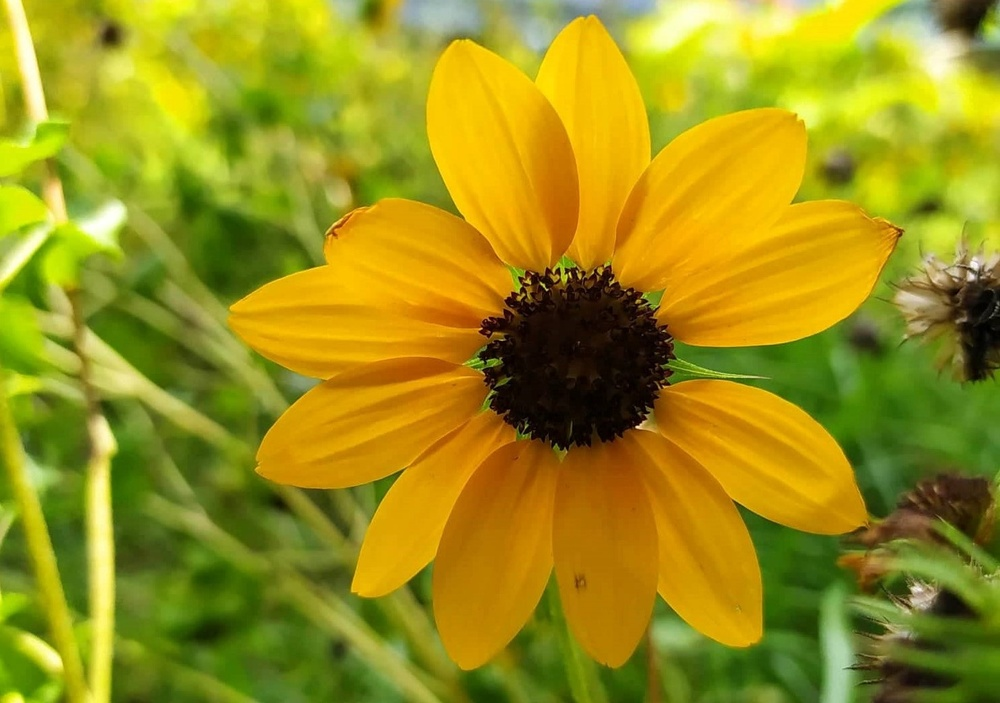
#> input picture assignment4/sunflower.jpg, 1000 x 703 px, shrunk from 1487 x 1046 before the run
$ python assignment4.py
#> lines starting #> are read from the running program, lines starting #| are printed output that depends on the picture
import matplotlib.pyplot as plt
import cv2
import numpy as np

def main():
    # path = './image2.png'
    path = './sunflower.jpg'
    image = plt.imread(path)
#> image is the input picture: shape (703, 1000, 3); mean R, G, B 154.4, 144.6, 23.4

    gray_image = cv2.cvtColor(image, cv2.COLOR_RGB2GRAY)
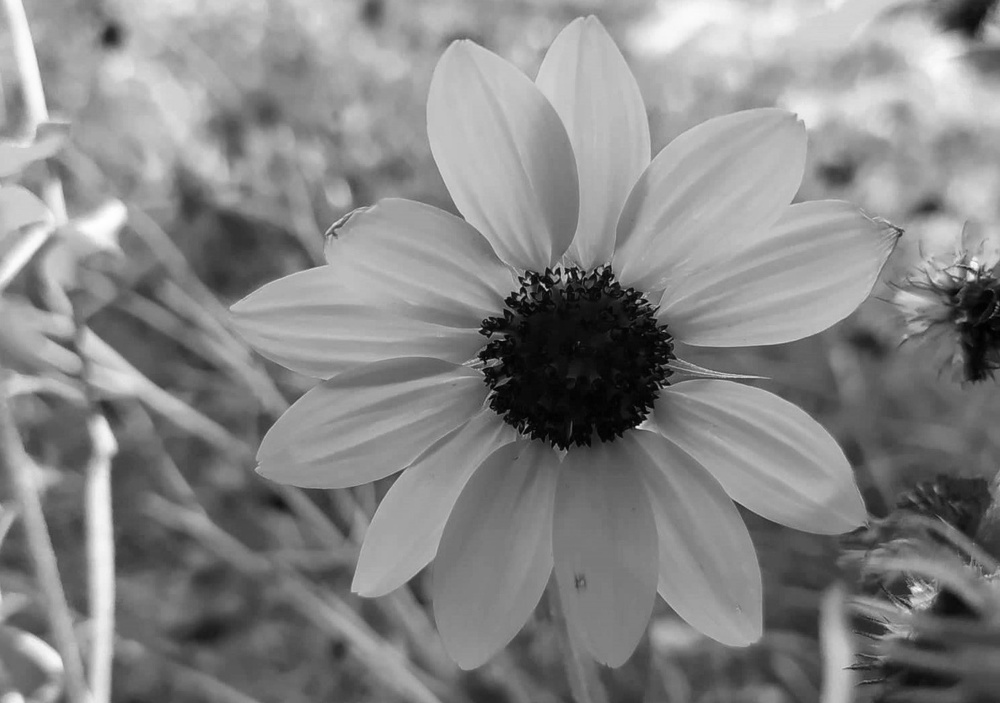
#> gray_image: shape (703, 1000); min 0, max 254, mean 133.7
    # print(gray_image.shape)

    # create histogram using openCV
    hist_grayscale = cv2.calcHist([gray_image],[0],None,[256],[0,256])
#> hist_grayscale = 256 values, max 7608 at index 161, min 0 at index 255, mean 2746.1

    fig_set = [gray_image, hist_grayscale]
    title_set = ['Grayscale', 'Histogram calcHist']
    types = ['image', 'hist']

    y_axes_values = np.zeros(256,dtype=np.uint32)

    # create histogram manually
    i,j = gray_image.shape
#> i = 703; j = 1000
    for x in range(i):
        for y in range(j):
            y_axes_values[gray_image[x,y]] +=1


    fig_set.append(y_axes_values)
    title_set.append('Histogram manually')
    types.append('hist')

    # neighbourhood processing manually
    # =============================

    # create the kernel
    kernel = np.array([[3,4,5],[0,0,0],[-3,-4,-5]])

    # create new row and column
    row_o,col_o = gray_image.shape
#> row_o = 703; col_o = 1000
    kernel_row,kernel_col = kernel.shape

    new_row = row_o + kernel_row - 1
#> new_row = 705
    new_col = col_o + kernel_col - 1
#> new_col = 1002

    # zero padding
    zero_padding = np.zeros((new_row, new_col), dtype=np.uint8)
    r, c = int(kernel_row/2), int(kernel_col/2)
    zero_padding[r:r+row_o, c:c+col_o] = gray_image
    processed_image = np.zeros((row_o, col_o), dtype=np.uint8)

    # convolution
    for x in range(row_o):
        for y in range(col_o):
            mat = zero_padding[x:x+kernel_row, y:y+kernel_col]
            val = np.sum(np.multiply(mat, kernel))
            if val < 0:
                processed_image[x,y] = 0
            elif val > 255:
                processed_image[x,y] = 255
            else:
                processed_image[x,y] = val
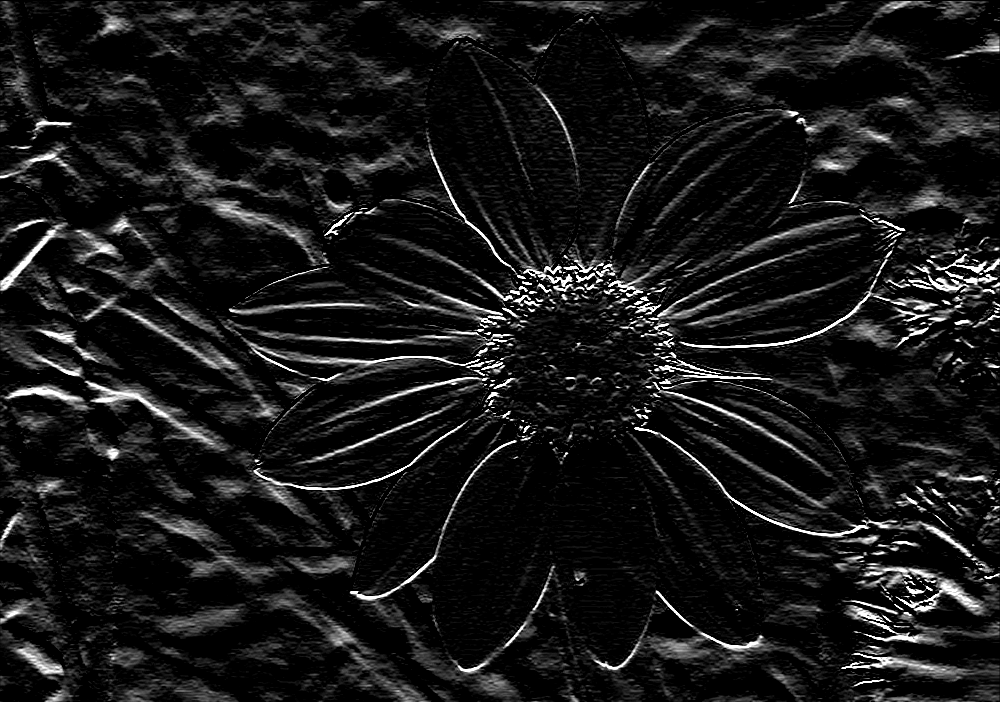
#> processed_image: shape (703, 1000); min 0, max 255, mean 24.2

    fig_set.append(processed_image)
    title_set.append('Neighbourhood processing manually')
    types.append('image')

    # use opencv filter2D
    neighbourhood_processed_cv2 = cv2.filter2D(gray_image, -1, kernel)
    fig_set.append(neighbourhood_processed_cv2)
    title_set.append('Neighbourhood processing cv2')
    types.append('image')

    plot_func(types,fig_set,title_set)

def plot_func(types,set,title):
    n = len(set)
#> n = 5
    for i in range(n):
        plt.figure(figsize = (15, 10))
        # plt.subplot(3,3,i+1)
        if types[i] == 'image':
            plt.imshow(set[i],cmap='gray')
        else:
            plt.plot(set[i])
        plt.title(title[i])
        plt.savefig('./'+title[i]+'.jpg')
#> this loop made 5 passes
#> pass 2, in plot_func, `plt.savefig('./'+title[i]+'.jpg')`:
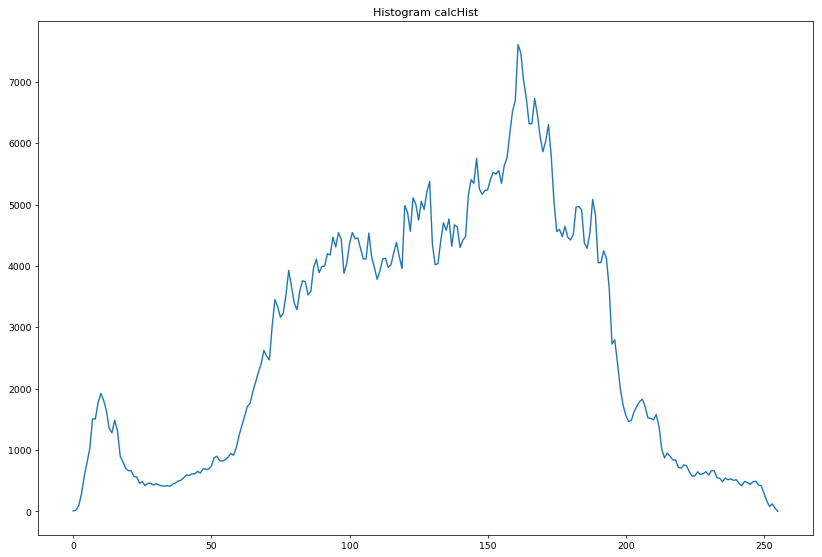
#> figure drawn by matplotlib, 1 panel; curve peaks at x = 161, y = 7608


main()
#> figure, not shown here; curve peaks at x = 161, y = 7608

$ run again, with assignment4/image2.png saved as assignment4/sunflower.jpg
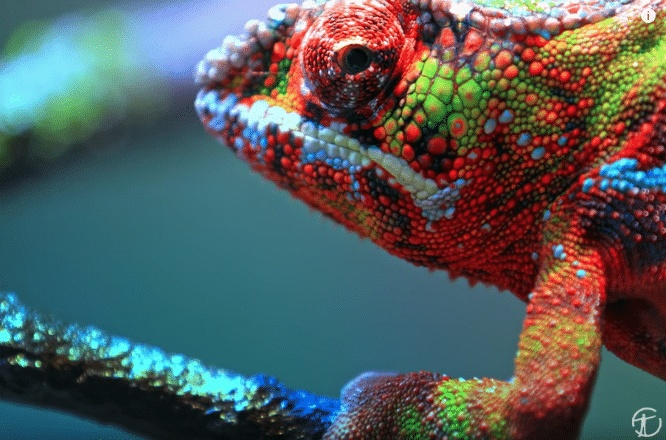
#> input picture assignment4/image2.png, 666 x 440 px
#> in main, image is the input picture: shape (440, 666, 3); mean R, G, B 85.1, 92.8, 93.2
#> hist_grayscale = 256 values, max 6929 at index 89, min 0 at index 0, mean 1144.7
#> after the loop in main, `for x in range(row_o):`:
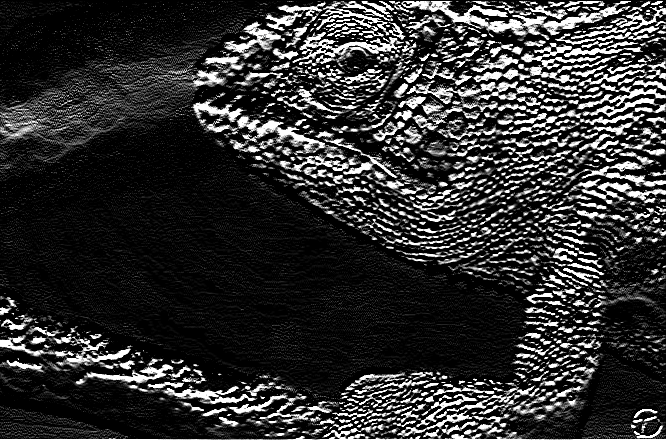
#> processed_image: shape (440, 666); min 0, max 255, mean 49.2
#> n = 5
#> the loop in plot_func, `for i in range(n):` made 5 passes
#> pass 2, in plot_func, `plt.savefig('./'+title[i]+'.jpg')`:
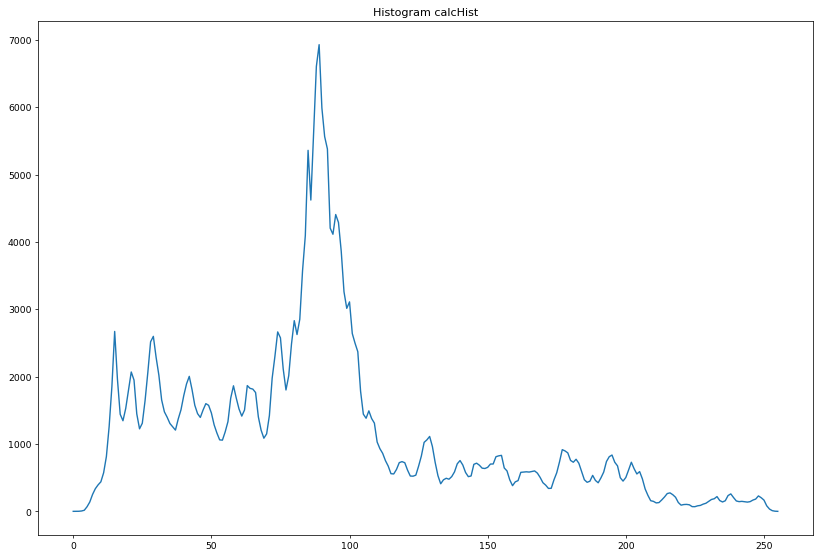
#> figure drawn by matplotlib, 1 panel; curve peaks at x = 89, y = 6929
